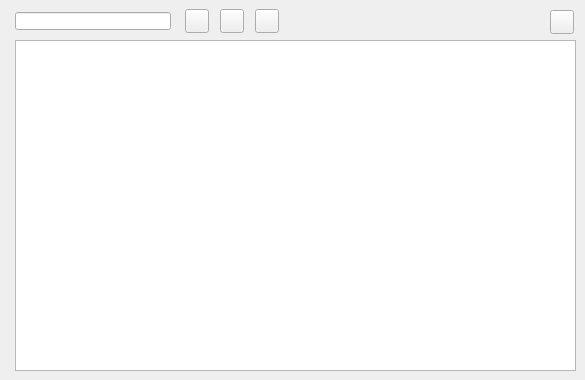
    <widget class="QWidget" name="page_management_2">
     <attribute name="title">
      <string>Element</string>
     </attribute>
     <widget class="QTableView" name="tbl_element">
      <property name="geometry">
       <rect>
        <x>15</x>
        <y>40</y>
        <width>561</width>
        <height>331</height>
       </rect>
      </property>
      <property name="sortingEnabled">
       <bool>true</bool>
      </property>
     </widget>
     <widget class="QLineEdit" name="element_id">
      <property name="geometry">
       <rect>
        <x>15</x>
        <y>12</y>
        <width>156</width>
        <height>18</height>
       </rect>
      </property>
     </widget>
     <widget class="QPushButton" name="new_element">
      <property name="geometry">
       <rect>
        <x>255</x>
        <y>9</y>
        <width>24</width>
        <height>24</height>
       </rect>
      </property>
      <property name="toolTip">
       <string>&lt;html&gt;&lt;head/&gt;&lt;body&gt;&lt;p&gt;New element&lt;/p&gt;&lt;/body&gt;&lt;/html&gt;</string>
      </property>
      <property name="styleSheet">
       <string notr="true"/>
      </property>
      <property name="text">
       <string/>
      </property>
      <property name="icon">
       <iconset>
        <normaloff>../icons/131b.png</normaloff>../icons/131b.png</iconset>
      </property>
      <property name="iconSize">
       <size>
        <width>22</width>
        <height>22</height>
       </size>
      </property>
     </widget>
     <widget class="QPushButton" name="btn_delete">
      <property name="geometry">
       <rect>
        <x>220</x>
        <y>9</y>
        <width>24</width>
        <height>24</height>
       </rect>
      </property>
      <property name="toolTip">
       <string>&lt;html&gt;&lt;head/&gt;&lt;body&gt;&lt;p&gt;Unlink element&lt;/p&gt;&lt;/body&gt;&lt;/html&gt;</string>
      </property>
      <property name="styleSheet">
       <string notr="true"/>
      </property>
      <property name="text">
       <string/>
      </property>
      <property name="icon">
       <iconset>
        <normaloff>../icons/112b.png</normaloff>../icons/112b.png</iconset>
      </property>
      <property name="iconSize">
       <size>
        <width>22</width>
        <height>22</height>
       </size>
      </property>
     </widget>
     <widget class="QPushButton" name="open_element">
      <property name="geometry">
       <rect>
        <x>550</x>
        <y>10</y>
        <width>24</width>
        <height>24</height>
       </rect>
      </property>
      <property name="toolTip">
       <string>&lt;html&gt;&lt;head/&gt;&lt;body&gt;&lt;p&gt;Element data&lt;/p&gt;&lt;/body&gt;&lt;/html&gt;</string>
      </property>
      <property name="styleSheet">
       <string notr="true"/>
      </property>
      <property name="text">
       <string/>
      </property>
      <property name="icon">
       <iconset>
        <normaloff>../icons/134b.png</normaloff>../icons/134b.png</iconset>
      </property>
      <property name="iconSize">
       <size>
        <width>22</width>
        <height>22</height>
       </size>
      </property>
     </widget>
     <widget class="QPushButton" name="btn_insert">
      <property name="geometry">
       <rect>
        <x>185</x>
        <y>9</y>
        <width>24</width>
        <height>24</height>
       </rect>
      </property>
      <property name="toolTip">
       <string>&lt;html&gt;&lt;head/&gt;&lt;body&gt;&lt;p&gt;Link element&lt;/p&gt;&lt;/body&gt;&lt;/html&gt;</string>
      </property>
      <property name="styleSheet">
       <string notr="true"/>
      </property>
      <property name="text">
       <string/>
      </property>
      <property name="icon">
       <iconset>
        <normaloff>../icons/111b.png</normaloff>../icons/111b.png</iconset>
      </property>
      <property name="iconSize">
       <size>
        <width>22</width>
        <height>22</height>
       </size>
      </property>
     </widget>
    </widget>
